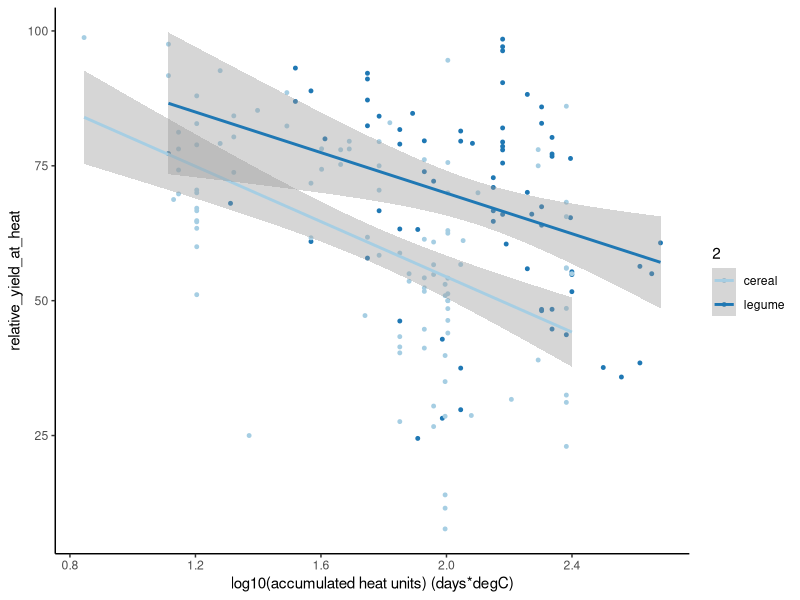
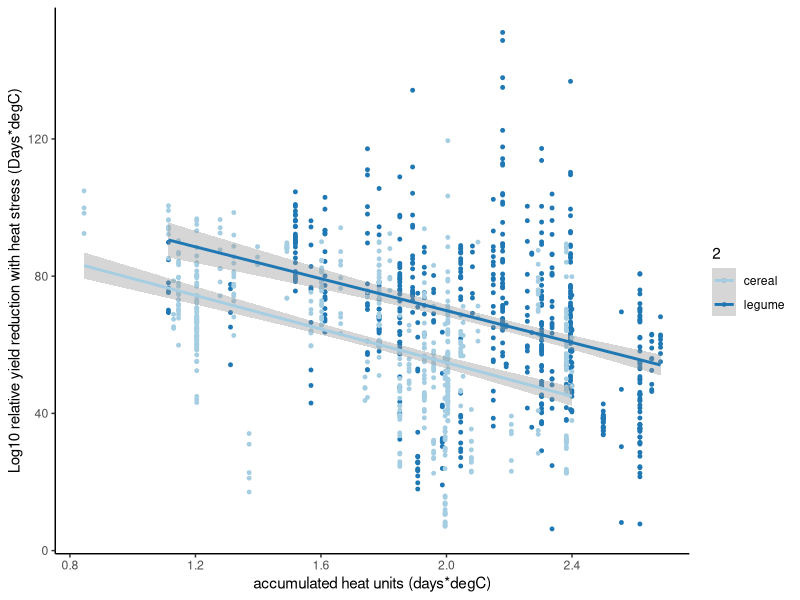
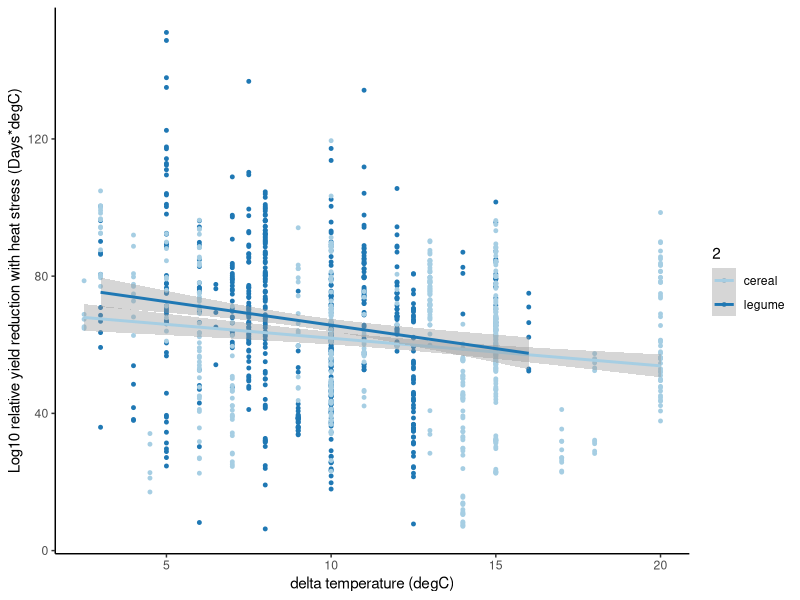
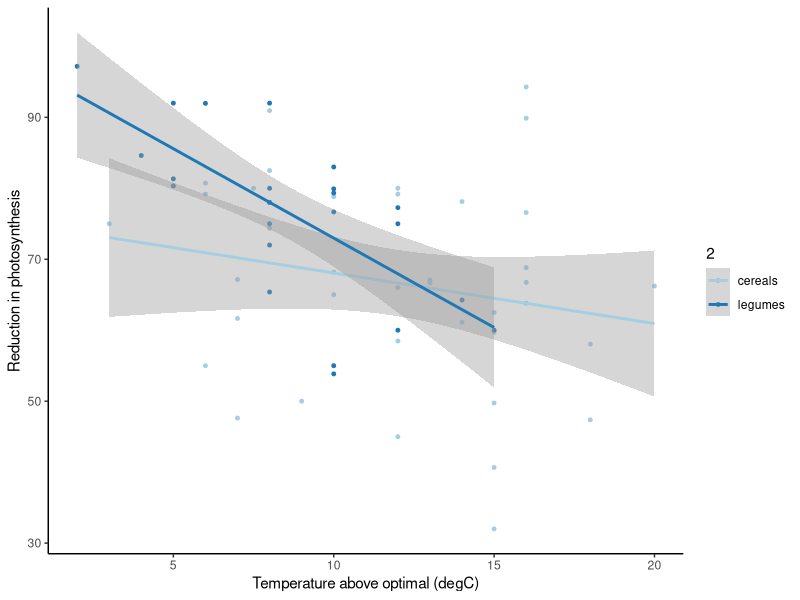
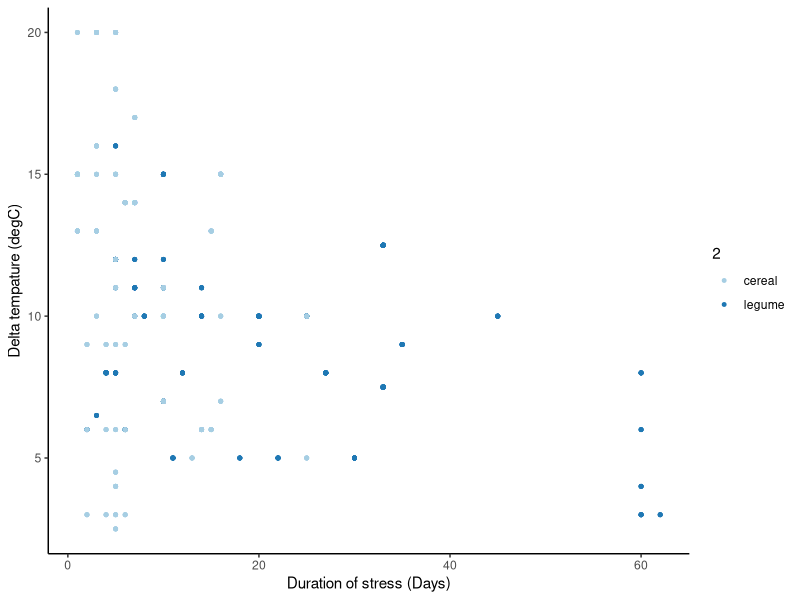
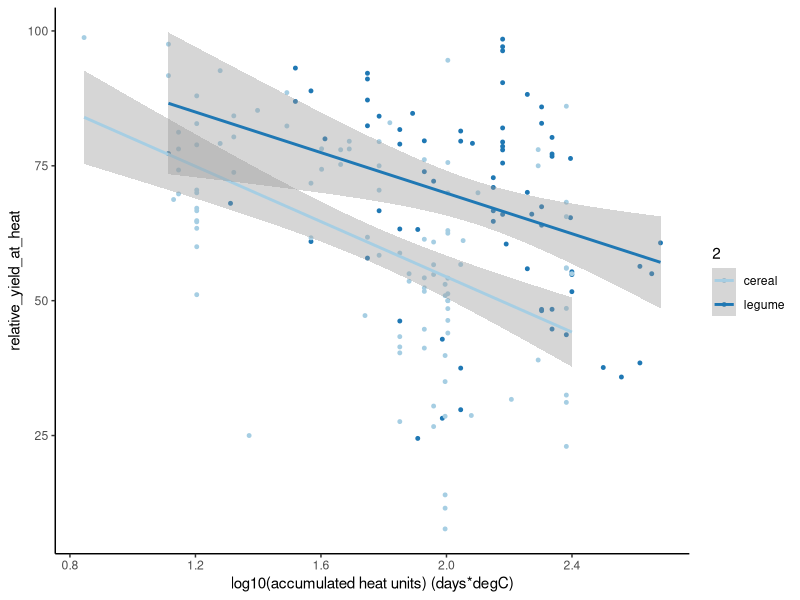
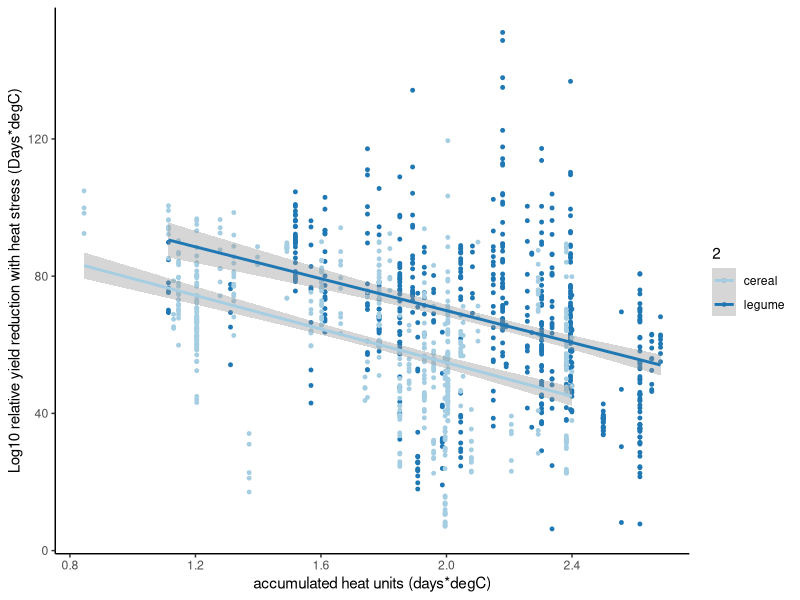
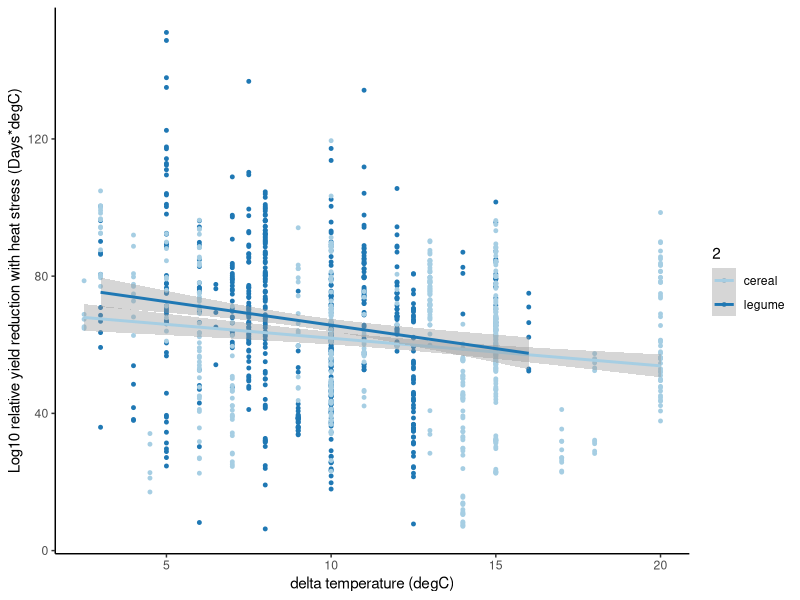

The R script that drew these images, in order:
## ---- chunk 1
knitr::opts_knit$set(root.dir = '~/Dropbox/Itay_paper/')
library(tidyverse)
library(vegan)
library(data.table)
## ---- chunk 2
pts <- read.csv("photosynthesis.csv", header = T)
cer <- read.csv("cereals.csv", header = T) %>%
  filter(!is.na(relative_yield_at_heat)) %>%
  filter(!is.na(accumulated_heat_units)) %>%
  filter(accumulated_heat_units > 0) %>%
  mutate(across(-1, as.numeric))
leg <- read.csv("legumes.csv", header = T) %>%
  filter(!is.na(relative_yield_at_heat)) %>%
  filter(!is.na(accumulated_heat_units)) %>%
  filter(accumulated_heat_units > 0) %>%
  mutate(across(-1, as.numeric))

summary(lm(cer$relative_yield_at_heat ~ log10(1+cer$accumulated_heat_units)))
# p<0.001, adj. R^2=0.25

summary(lm(leg$relative_yield_at_heat ~ log10(1+leg$accumulated_heat_units)))
# p<0.001, adj. R^2=0.14
## ---- chunk 3
# Generate dummy data by mean and sd
rnorm2 <- function(n,mean,sd) { mean+sd*scale(rnorm(n)) }

l <- list()
for (r in 1:nrow(cer)) {
  l[[r]] <- data.frame(cbind(rep(cer$crop_name[r], cer$n[r]), rep(cer$T_optimal[r], cer$n[r]), rep(cer$T_stress[r], cer$n[r]), rnorm2(cer$n[r], cer$yield_control[r], cer$sd_control[r]), rnorm2(cer$n[r], cer$yield_heat[r], cer$sd_heat[r]), rep(cer$Duration_of_the_stress[r], cer$n[r])))
}
cer_dmy <- rbindlist(l)
colnames(cer_dmy) <- c("crop_name", "T_optimal", "T_stress", "yield_control", "yield_heat", "Duration_of_stress")
cer_dmy <- cer_dmy %>%
  mutate_at(2:6, as.numeric) %>%
  mutate(relative_yield_at_heat = (1-(yield_control-yield_heat)/yield_control)*100) %>%
  mutate(delta_temp = (T_stress-T_optimal)) %>%
  mutate(accumulated_heat_units = delta_temp * Duration_of_stress)

l <- list()
for (r in 1:nrow(leg)) {
  l[[r]] <- data.frame(cbind(rep(leg$crop_name[r], leg$n[r]), rep(leg$T_optimal[r], leg$n[r]), rep(leg$T_stress[r], leg$n[r]), rnorm2(leg$n[r], leg$yield_control[r], leg$sd_control[r]), rnorm2(leg$n[r], leg$yield_heat[r], leg$sd_heat[r]), rep(leg$Duration_of_the_stress[r], leg$n[r])))
}
leg_dmy <- rbindlist(l)
colnames(leg_dmy) <- c("crop_name", "T_optimal", "T_stress", "yield_control", "yield_heat", "Duration_of_stress")
leg_dmy <- leg_dmy %>%
  mutate_at(2:6, as.numeric) %>%
  mutate(relative_yield_at_heat = (1-(yield_control-yield_heat)/yield_control)*100) %>%
  mutate(delta_temp = (T_stress-T_optimal)) %>%
  mutate(accumulated_heat_units = delta_temp * Duration_of_stress)

summary(lm(cer_dmy$relative_yield_at_heat ~ log10(1+cer_dmy$accumulated_heat_units)))
# p<0.001, adj. R^2=0.23

summary(lm(leg_dmy$relative_yield_at_heat ~ log10(1+leg_dmy$accumulated_heat_units)))
# p<0.001, adj. R^2=0.14
## ---- chunk 4
# Generating yield reduction as a function of log transformed accumulated heat time figures

# Single data point per study
leg <- leg %>%
  add_column(gen_type="legume", .before=1)
cer <- cer %>%
  add_column(gen_type="cereal", .before=1)
crops <- bind_rows(leg, cer)
crops <- crops %>%
  filter(accumulated_heat_units<500) %>%
  mutate(accumulated_heat_units_log = log10(1+accumulated_heat_units))
ggplot(data = crops, aes(x=accumulated_heat_units_log, y=relative_yield_at_heat, color=gen_type, group=gen_type)) +
  geom_point(size=1) + 
  theme_classic() + 
  scale_color_brewer(2, palette = "Paired") + 
  geom_smooth(method='lm', formula= y~x) +
  xlab("log10(accumulated heat units) (days*degC)")
ggsave("yield_vs_acc_heat_max500.pdf")

# Dummy data frame
leg_dmy <- leg_dmy %>%
  add_column(gen_type="legume", .before=1)
cer_dmy <- cer_dmy %>%
  add_column(gen_type="cereal", .before=1)
crops <- bind_rows(leg_dmy, cer_dmy)
crops <- crops %>%
  filter(accumulated_heat_units<500) %>%
  mutate(accumulated_heat_units_log = log10(1+accumulated_heat_units))
ggplot(data = crops, aes(x=accumulated_heat_units_log, y=relative_yield_at_heat, color=gen_type, group=gen_type)) +
  geom_point(size=1) + 
  theme_classic() + 
  scale_color_brewer(2, palette = "Paired") + 
  geom_smooth(method='lm', formula= y~x) +
  xlab("accumulated heat units (days*degC)") + 
  ylab("Log10 relative yield reduction with heat stress (Days*degC)")
ggsave("yield_vs_acc_heat_dummy_new_max500.pdf")

crops <- crops %>%
  mutate(delta_temp = T_stress - T_optimal)
ggplot(data = crops, aes(x=delta_temp, y=relative_yield_at_heat, color=gen_type, group=gen_type)) +
  geom_point(size=1) + 
  theme_classic() + 
  scale_color_brewer(2, palette = "Paired") + 
  geom_smooth(method='lm', formula= y~x) +
  xlab("delta temperature (degC)") + 
  ylab("Log10 relative yield reduction with heat stress (Days*degC)")
ggsave("yield_vs_delta_temp_dummy_new_max500.pdf")

crops_melt <- reshape2::melt(crops, id.vars=c("gen_type", "delta_temp"), measure.vars = "relative_yield_at_heat", value.name="relative_yield_at_heat") %>%
select(-variable)

crops_lm <- lm(relative_yield_at_heat ~ gen_type*delta_temp, data=crops_melt)
summary(crops_lm)
# gen_type:delta_temp p = 0.15
## ---- chunk 5
# Photosynthesis under stress
summary(lm(pts$relative.reduction.in.PS~pts$t.above.optimal*pts$crop_type))
# p(temp) NS, p(croptype) = 0.02, p(interaction)=0.064, R^2=22%

temp <- pts[pts$crop_type=="legumes",]
summary(lm(formula = temp$relative.reduction.in.PS ~ temp$t.above.optimal))
# p<0.001, R^2=44%

temp <- pts[pts$crop_type=="cereals",]
summary(lm(formula = temp$relative.reduction.in.PS ~ temp$t.above.optimal))
# p=0.2, R^2=1%

ggplot(data=pts, aes(x=t.above.optimal, y=relative.reduction.in.PS, group=crop_type, color=crop_type)) + 
  geom_point(size=1)+ 
  theme_classic() + 
  scale_color_brewer(2, palette = "Paired") + 
  geom_smooth(method='lm', formula = y~x) + 
  ylab("Reduction in photosynthesis") + 
  xlab("Temperature above optimal (degC)")
ggsave("photosynthesis_by_t.above.opt_bycrop.pdf")
## ---- chunk 6
# Data representation
ggplot(data=crops, aes(x=Duration_of_stress, y=delta_temp, group=gen_type, color=gen_type)) + 
  geom_point(size=1) + 
  theme_classic() + 
  xlab("Duration of stress (Days)") + 
  ylab("Delta tempature (degC)") + 
  scale_color_brewer(2, palette = "Paired")
ggsave("delta_temp_vs_duration_new.pdf")
